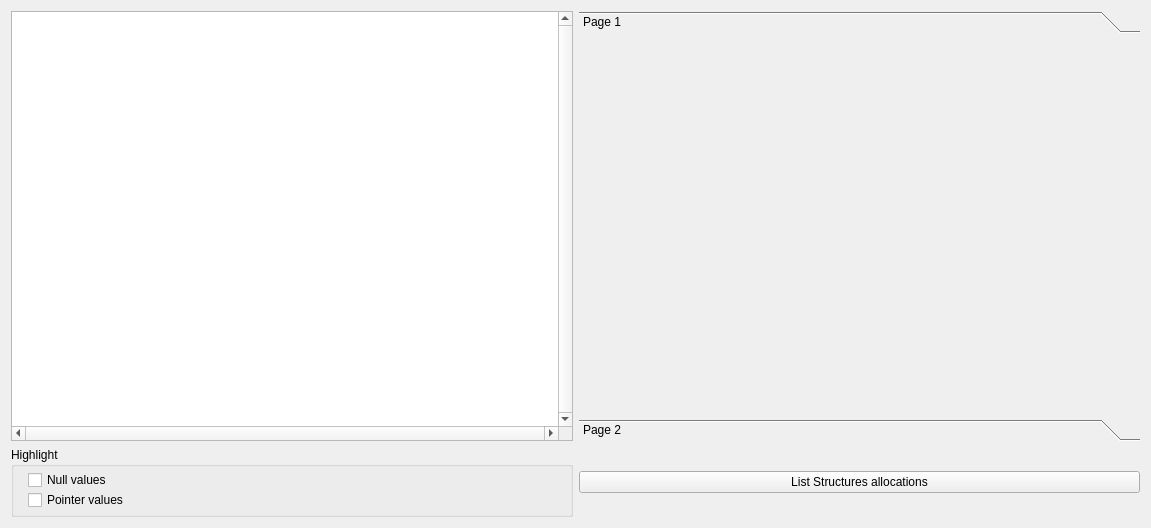
<?xml version="1.0" encoding="UTF-8"?>
<ui version="4.0">
 <class>MemoryMappingWidget</class>
 <widget class="QWidget" name="MemoryMappingWidget">
  <property name="geometry">
   <rect>
    <x>0</x>
    <y>0</y>
    <width>1151</width>
    <height>528</height>
   </rect>
  </property>
  <property name="windowTitle">
   <string>Form</string>
  </property>
  <layout class="QGridLayout" name="gridLayout">
   <item row="0" column="0">
    <widget class="QGraphicsView" name="graphicsView">
     <property name="enabled">
      <bool>true</bool>
     </property>
     <property name="sizePolicy">
      <sizepolicy hsizetype="Expanding" vsizetype="Expanding">
       <horstretch>0</horstretch>
       <verstretch>0</verstretch>
      </sizepolicy>
     </property>
     <property name="verticalScrollBarPolicy">
      <enum>Qt::ScrollBarAlwaysOn</enum>
     </property>
     <property name="horizontalScrollBarPolicy">
      <enum>Qt::ScrollBarAlwaysOn</enum>
     </property>
    </widget>
   </item>
   <item row="1" column="0">
    <widget class="QGroupBox" name="groupBox">
     <property name="enabled">
      <bool>true</bool>
     </property>
     <property name="sizePolicy">
      <sizepolicy hsizetype="Expanding" vsizetype="Expanding">
       <horstretch>0</horstretch>
       <verstretch>0</verstretch>
      </sizepolicy>
     </property>
     <property name="maximumSize">
      <size>
       <width>16777215</width>
       <height>70</height>
      </size>
     </property>
     <property name="title">
      <string>Highlight</string>
     </property>
     <widget class="QCheckBox" name="show_null">
      <property name="geometry">
       <rect>
        <x>17</x>
        <y>25</y>
        <width>125</width>
        <height>16</height>
       </rect>
      </property>
      <property name="text">
       <string>Null values</string>
      </property>
     </widget>
     <widget class="QCheckBox" name="show_pointers">
      <property name="geometry">
       <rect>
        <x>17</x>
        <y>45</y>
        <width>125</width>
        <height>16</height>
       </rect>
      </property>
      <property name="text">
       <string>Pointer values</string>
      </property>
     </widget>
    </widget>
   </item>
   <item row="0" column="1">
    <widget class="QToolBox" name="tab_search_structures">
     <property name="enabled">
      <bool>true</bool>
     </property>
     <property name="sizePolicy">
      <sizepolicy hsizetype="Expanding" vsizetype="Expanding">
       <horstretch>0</horstretch>
       <verstretch>0</verstretch>
      </sizepolicy>
     </property>
     <property name="currentIndex">
      <number>0</number>
     </property>
     <widget class="QWidget" name="page">
      <property name="geometry">
       <rect>
        <x>0</x>
        <y>0</y>
        <width>563</width>
        <height>372</height>
       </rect>
      </property>
      <attribute name="label">
       <string>Page 1</string>
      </attribute>
      <layout class="QGridLayout" name="gridLayout_3"/>
     </widget>
     <widget class="QWidget" name="page_2">
      <property name="geometry">
       <rect>
        <x>0</x>
        <y>0</y>
        <width>563</width>
        <height>372</height>
       </rect>
      </property>
      <attribute name="label">
       <string>Page 2</string>
      </attribute>
     </widget>
    </widget>
   </item>
   <item row="1" column="1">
    <widget class="QPushButton" name="list_structures">
     <property name="text">
      <string>List Structures allocations</string>
     </property>
    </widget>
   </item>
  </layout>
 </widget>
 <resources/>
 <connections/>
</ui>
